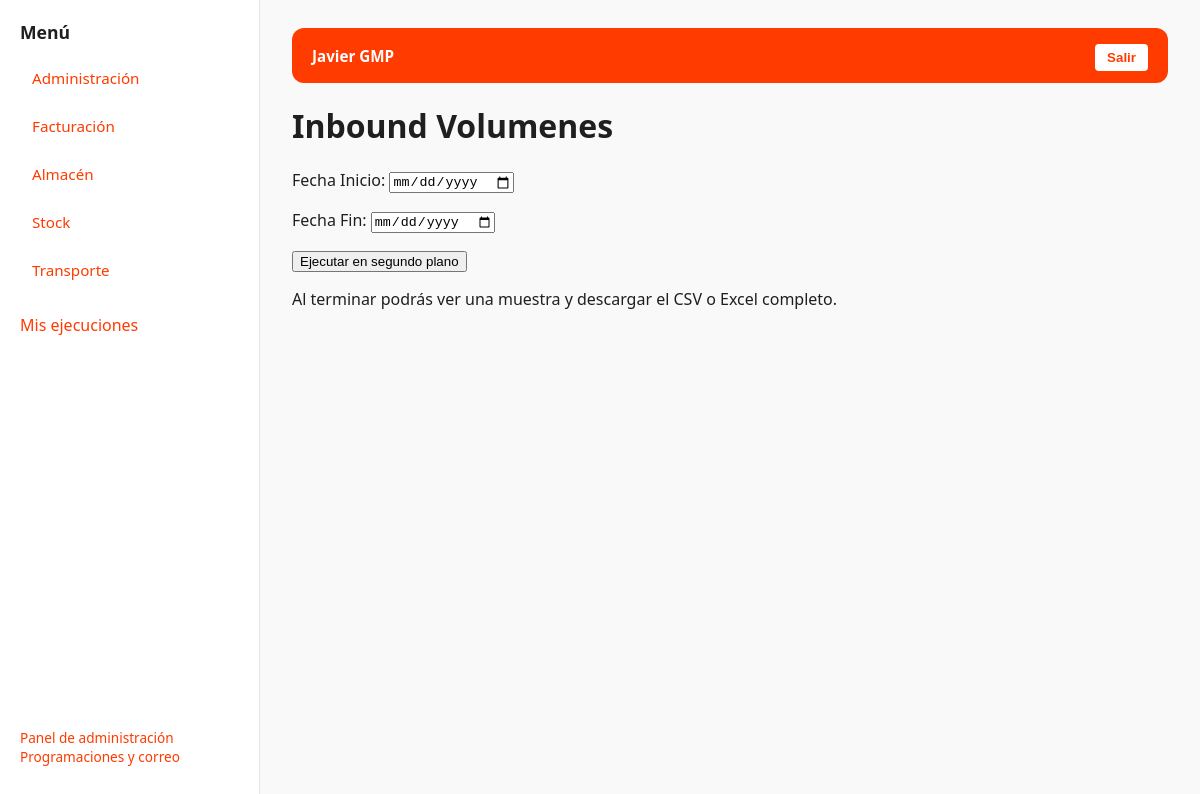
Screenshot of /q/INB01/ (signed in) with the database file from the repository.
### core/models.py (models this page shows, shortened)
class QueryCategory(models.Model):
    name = models.CharField(max_length=100, unique=True)
    order = models.PositiveIntegerField(default=0)
    allowed_groups = models.ManyToManyField(
        Group,
        blank=True,
        related_name="allowed_categories",
        help_text="Grupos que pueden ver esta categoría. Si está vacío, la ve todo el mundo.",
    )
    class Meta:
        ordering = ["order", "name"]

class Query(models.Model):
    code = models.SlugField(max_length=64, unique=True)
    name = models.CharField(max_length=200)
    description = models.TextField(blank=True)
    sql = models.TextField(
        help_text="Usa placeholders '%s' (estilo Django). Ej: WHERE campo >= %s AND campo < %s"
    )
    database_alias = models.CharField(max_length=16, default="externa", choices=[("externa", "XGA habitual"), ("mahou", "XGA Mahou")])
    is_active = models.BooleanField(default=True)
    category = models.ForeignKey(
        QueryCategory,
        on_delete=models.PROTECT,
        related_name="queries",
        null=True,
        blank=True,
    )

### core/views.py (the view)
# urls.py: path("q/<slug:code>/", query_detail, name="query_detail"),
@login_required
def query_detail(request, code):
    q = allowed_query(request.user, code)
    return render(
        request,
        "query_detail.html",
        {**context(request.user), "query": q, "form": build_query_run_form(q)()},
    )

### core/services.py (called while the page is built, shortened)
def get_visible_categories_for_user(user):
    if user.is_superuser:
        return QueryCategory.objects.all()

def assert_query_access(user, q):
    if not user.is_active or not q.is_active:
        raise QueryValidationError("Usuario o consulta desactivados.")
    if not user.is_superuser and (
        not q.category_id
        or not get_visible_categories_for_user(user).filter(pk=q.category_id).exists()
    ):
        raise QueryValidationError("No tienes permisos para esta consulta.")

### core/views.py (called while the page is built)
def context(user):
    return {
        "categories": get_visible_categories_for_user(user).order_by("order", "name"),
        "is_admin": user.is_staff,
        "sidebar_mode": "links",
    }

def allowed_query(user, code):
    q = get_object_or_404(Query, code=code, is_active=True)
    try:
        assert_query_access(user, q)
    except QueryValidationError as e:
        raise PermissionDenied(str(e))
    return q

### mahou/context.py (called while the page is built)
def navigation(request):
    user = request.user
    visible = False
    if user.is_authenticated and user.is_active:
        qs = Query.objects.filter(
            code__in=["MAHOU_PANEL", "MAHOU_MUELLES"], is_active=True
        )
        if not user.is_superuser:
            qs = qs.filter(category__in=get_visible_categories_for_user(user))
        visible = qs.count() == 2
    return {"can_view_mahou": visible}

### templates/query_detail.html (shortened to what this page needs)
{% extends 'base_workspace.html' %}
{% block content %}
<h1>{{ query.name }}</h1><p class="muted">{{ query.description }}</p>
<form method="post" action="{% url 'run_query' query.code %}">{% csrf_token %}{{ form.as_p }}<button type="submit">Ejecutar en segundo plano</button></form>
<p>Al terminar podrás ver una muestra y descargar el CSV o Excel completo.</p>
{% endblock %}

### templates/base_workspace.html (shortened to what this page needs)
<!doctype html>
<html lang="es">
<head>
</head>
<body>
  <div class="layout">
    <aside class="sidebar">
      <h3>Menú</h3>
      {% for c in categories %}
        {% if sidebar_mode == "workspace" %}
          <div class="cat" onclick="showCat('{{ c.id }}')">{{ c.name }}</div>
        {% else %}
          <a class="cat" href="{% url 'home' %}?cat={{ c.id }}" style="display:block;">
            {{ c.name }}
          </a>
        {% endif %}
      {% endfor %}
      <p><a href="{% url 'job_list' %}">Mis ejecuciones</a></p>
      {% if is_admin %}
        <p class="muted">
          <a href="/admin/">Panel de administración</a><br><a href="/admin/reports/schedule/">Programaciones y correo</a>
        </p>
      {% endif %}
    </aside>
    <main class="content">
      <div class="topbar">
        <strong>{{ request.user.first_name }} {{ request.user.last_name }}</strong>
        <form method="post" action="{% url 'logout' %}">
          <button class="logoutbtn" type="submit">Salir</button>
        </form>
      </div>
      {% block content %}{% endblock %}
    </main>
  </div>
</body>
</html>

### templates/base_workspace.html (style rules this page uses)
:root { --primary: #ff3b00; --primary-hover: #e63600; --bg: #f9f9f9; --sidebar-bg: #ffffff; --border: #e5e5e5; --text: #1f1f1f; --muted: #6f6f6f; --radius: 12px; }
* { box-sizing: border-box; }
body { margin: 0; font-family: "Segoe UI", Roboto, Arial, sans-serif; background: var(--bg); color: var(--text); }
.layout { display: flex; min-height: 100vh; }
.sidebar { width: 260px; background: var(--sidebar-bg); border-right: 1px solid var(--border); padding: 20px; display: flex; flex-direction: column; }
.sidebar h3 { margin: 0 0 14px; font-size: 1.1rem; color: var(--text); }
.cat { padding: 10px 12px; margin-bottom: 8px; border-radius: var(--radius); cursor: pointer; font-size: 0.95rem; transition: background 0.2s ease, color 0.2s ease; }
.sidebar .muted { margin-top: auto; font-size: 0.85rem; }
.sidebar a { color: var(--primary); text-decoration: none; font-weight: 500; }
.content { flex: 1; padding: 28px 32px; }
.topbar { background-color: #ff3b00; color: white; font-size: 1.3rem; font-weight: 600; padding: 12px 20px; display: flex; justify-content: space-between; align-items: center; border-radius: var(--radius); margin-bottom: 18px; }
.topbar strong { font-size: 0.95rem; }
.logoutbtn { background: white; color: #ff3b00; border: none; padding: 6px 12px; border-radius: 4px; font-weight: 600; cursor: pointer; }
.muted { color: var(--muted); font-size: 0.9rem; }

### rows the page displays
QueryCategory: name "Administración"
QueryCategory: name "Facturación"
QueryCategory: name "Almacén"
QueryCategory: name "Stock"
QueryCategory: name "Transporte"
Query: name "Inbound Volumenes"

### other values shown
{{ request.user.first_name }} "Javier"
{{ request.user.last_name }} "GMP"
